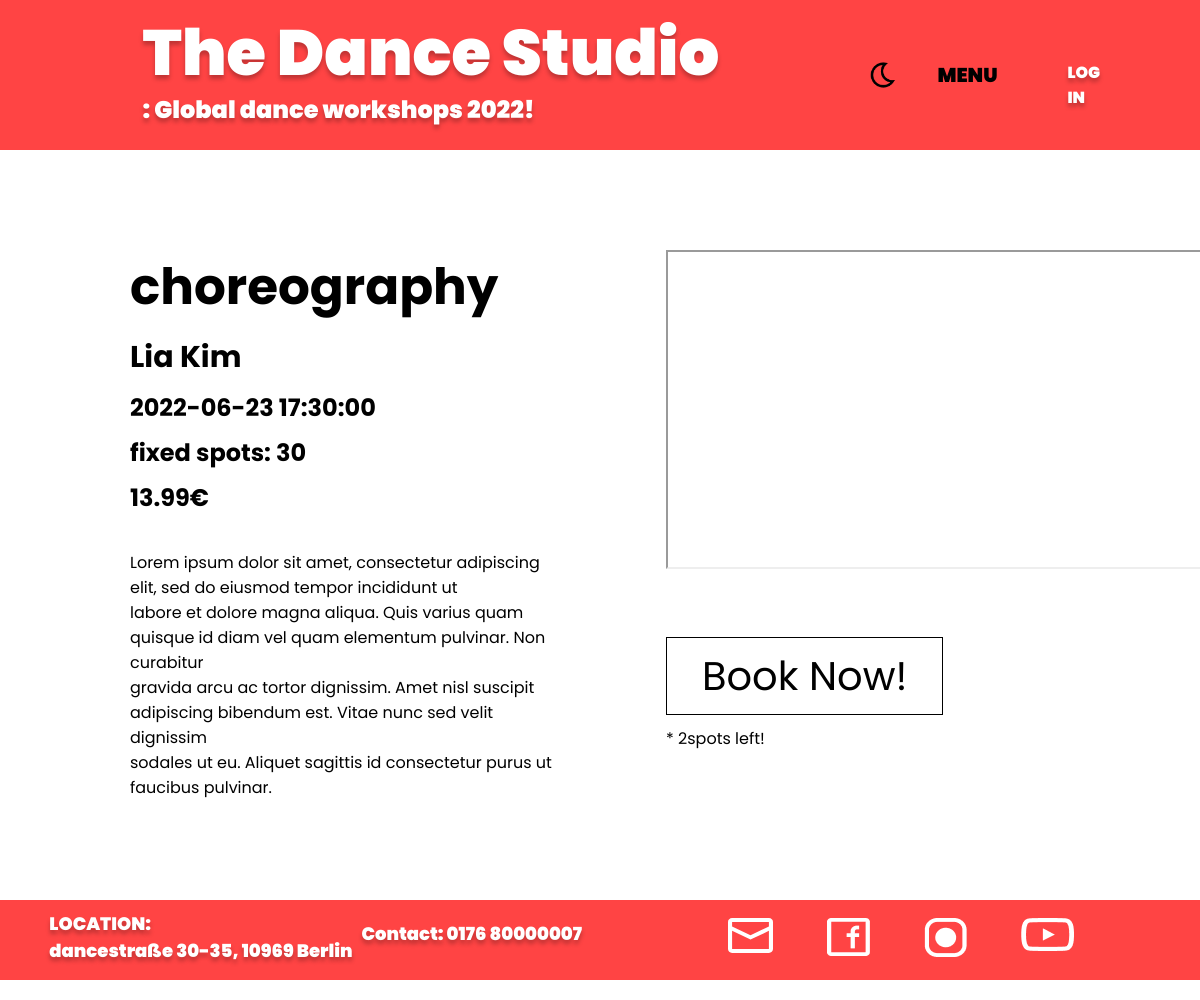
The app's page /classinfo/4 with its own data.
### app/booking/models.py (models this page shows, shortened)
class Workshop(db.Model, CRUDMixin):
    id = db.Column(db.Integer, primary_key=True)
    date = db.Column(db.String(120))
    name = db.Column(db.String(120))
    teacher = db.Column(db.String(150))
    price = db.Column(db.Numeric(100, 2))
    fixed_spots = db.Column(db.Integer)
    available_spots = db.Column(db.Integer)
    picture_url = db.Column(db.String(300))
    video_url= db.Column(db.String(300))
    userinfos = db.relationship('Userinfo', backref='workshop', lazy=True)

### app/booking/routes.py (the view)
@blueprint.route('/classinfo/<int:id>')
def classinfo(id):
    workshop = Workshop.query.filter_by(id=id).first_or_404()
    return render_template('booking/classInfo.htm',workshop=workshop)

### app/templates/booking/classInfo.htm (shortened to what this page needs)
{% extends 'base.html' %}
{% block css %}
<link rel="stylesheet" type="text/css" href="../static/styles/classinfo_style.css">
{% endblock %}
{% block body %}
    <div class="content">
        <div class="info">
            <h1> {{workshop.name}} </h1>
            <h2> {{workshop.teacher}} </h2>
            <h3> {{workshop.date}} </h3>
            <h4> fixed spots: {{workshop.fixed_spots}}</h4>
            <h5> {{workshop.price}}€</h5>
            <p><br>Lorem ipsum dolor sit amet, consectetur adipiscing <br> elit, sed do eiusmod tempor incididunt ut <br>labore et dolore magna aliqua. Quis varius quam <br>quisque id diam vel quam elementum pulvinar. Non curabitur<br> gravida arcu ac tortor dignissim. Amet nisl suscipit <br>adipiscing bibendum est. Vitae nunc sed velit dignissim <br>sodales ut eu. Aliquet sagittis id consectetur purus ut <br>faucibus pulvinar. </p>
        </div>
        <div class="rightside">
            <iframe width="560" height="315" src={{workshop.video_url}}>
            </iframe>
            <br>
            <a href="/book/{{workshop.id}}" id="book" onclick="togglePopup()" class="{{workshop.available_spots}}">
                Book Now!
            </a>
            <p1>
            <br> * {{workshop.available_spots}}spots left!
            </p1>
        </div>
    </div>
{% endblock %}

### app/static/styles/base_style.css (style rules this page uses)
* { margin: 0; padding: 0; }
body.light-theme { --primary-color: white; --secondary-color: #FF4444; }
body { font-family: 'Poppins', sans-serif; background-color: var(--primary-color); height: 100%; }

### app/static/styles/classinfo_style.css (style rules this page uses)
body.light-theme { --tertiary-color: black; --secondary-color: #FF4444; }
.content { display: flex; flex-direction: row; margin: 100px 30px; color: var(--tertiary-color); position: relative; left: 100px; width: 1000px; }
.content h1 { font-size: 50px; margin-bottom: 10px; }
.content h2 { font-size: 30px; margin-bottom: 10px; }
.content h3, h4, h5 { font-size: 24px; margin-bottom: 10px; }
.rightside { position: relative; left: 100px; }
.rightside iframe { margin-bottom: 70px; }
#book { text-decoration: none; color: var(--tertiary-color); font-size: 40px; margin: 10px 0 30px 0; border: 1px solid var(--tertiary-color); padding: 10px 35px; cursor: pointer; transition: 500ms; }
.rightside p1 { position: relative; top: 20px; }

### records on screen
Workshop: name "choreography", teacher "Lia Kim", date "2022-06-23 17:30:00", fixed_spots "30", price "13.99", available_spots "2"
